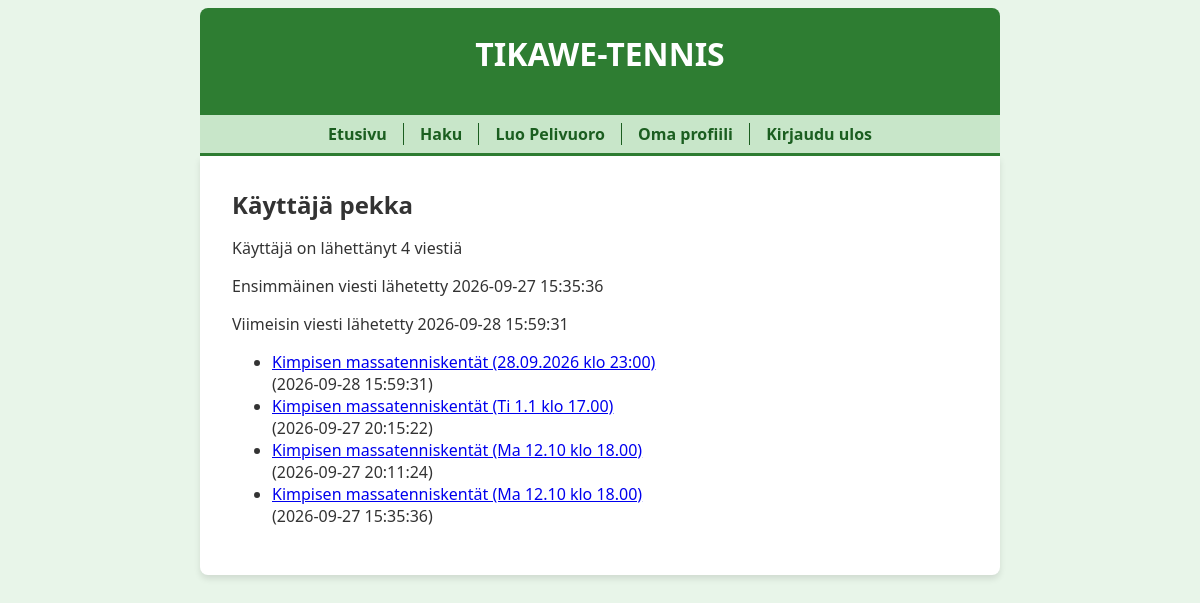
Screenshot of /user/1 (signed in) with the database file from the repository.
### tables this page shows
CREATE TABLE users (
    id INTEGER PRIMARY KEY,
    username TEXT UNIQUE,
    password_hash TEXT,
    image BLOB
);

CREATE TABLE messages (
    id INTEGER PRIMARY KEY,
    content TEXT,
    sent_at TEXT,
    user_id INTEGER REFERENCES users,
    thread_id INTEGER REFERENCES threads,
    status INTEGER DEFAULT 1
);

### app.py (the view)
@app.route("/user/<int:user_id>")
def show_user(user_id):
    user = users.get_user(user_id)
    if not user:
        abort(404)
    messages = users.get_messages(user_id)
    return render_template("user.html", user=user, messages=messages)

### app.py (called while the page is built)
@app.before_request
def before_request():
    g.start_time = time.time()

@app.after_request
def after_request(response):
    elapsed_time = round(time.time() - g.start_time, 2)
    print("elapsed time:", elapsed_time, "s")
    return response

### db.py (called while the page is built)
def get_connection():
    con = sqlite3.connect("database.db")
    con.execute("PRAGMA foreign_keys = ON")
    con.row_factory = sqlite3.Row
    return con

def query(sql, params=[]):
    con = get_connection()
    result = con.execute(sql, params).fetchall()
    con.close()
    return result

### users.py (called while the page is built)
def get_user(user_id):
    sql = """SELECT id, username, image IS NOT NULL as has_image
             FROM users
             WHERE id = ?"""
    result = db.query(sql, [user_id])
    return result[0] if result else None

def get_messages(user_id):
    sql = """SELECT m.id, m.thread_id,
                    t.pelipaikka || ' (' || t.peliaika || ')' as thread_title,
                    m.sent_at
             FROM threads t, messages m
             WHERE t.id = m.thread_id AND m.user_id = ? AND m.status = 1
             ORDER BY m.sent_at DESC"""
    return db.query(sql, [user_id])

### templates/user.html (shortened to what this page needs)
{% extends "layout.html" %}
{% block content %}
  <h2>Käyttäjä {{ user.username }}</h2>
  <p>Käyttäjä on lähettänyt {{ messages | count }} viestiä</p>
  {% if messages %}
  <p>Ensimmäinen viesti lähetetty {{ messages[-1].sent_at }}</p>
  <p>Viimeisin viesti lähetetty {{ messages[0].sent_at }}</p>
  <ul>
  {% for message in messages %}
    <li>
      <a href="/thread/{{ message.thread_id }}#{{ message.id }}">
        {{ message.thread_title }}
      </a>
      <br />
      ({{ message.sent_at }})
    </li>
  {% endfor %}
  </ul>
  {% endif %}
{% endblock %}

### static/main.css (style rules this page uses)
body { margin: auto; max-width: 50em; font-family: 'Segoe UI', Tahoma, Geneva, Verdana, sans-serif; background-color: #e8f5e9; color: #333; }
h1, h2, h3 { margin: 0 0 0.5em 0; }

### rows the page displays
users: username "pekka"
messages: sent_at "2026-09-27 15:35:36", thread_title "Kimpisen massatenniskentät (Ma 12.10 klo 18.00)"
messages: sent_at "2026-09-28 15:59:31", thread_title "Kimpisen massatenniskentät (28.09.2026 klo 23:00)"
messages: thread_title "Kimpisen massatenniskentät (Ti 1.1 klo 17.00)", sent_at "2026-09-27 20:15:22"
messages: thread_title "Kimpisen massatenniskentät (Ma 12.10 klo 18.00)", sent_at "2026-09-27 20:11:24"

### other values shown
{{ messages | count }} "4"
